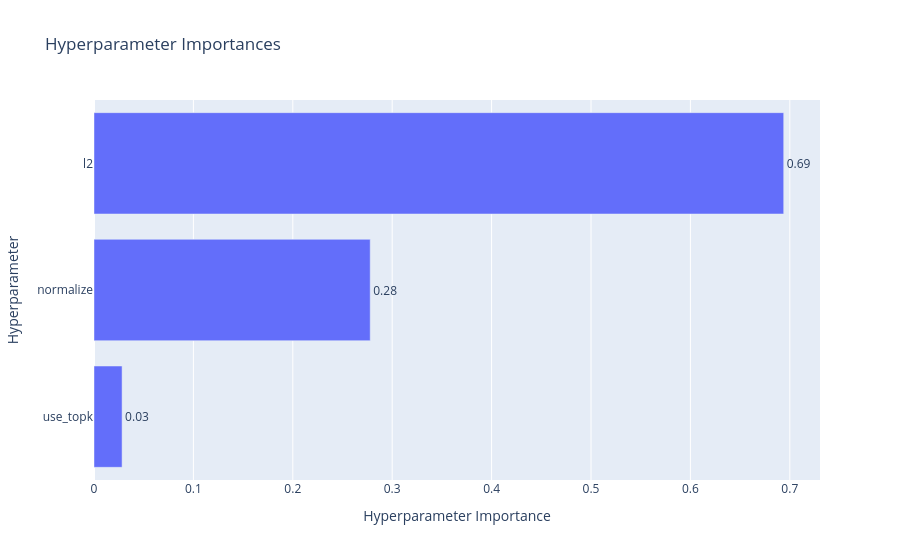

Notebook code for this chart:
### Code cell
optuna.visualization.plot_param_importances(optuna_study)

### Figure 1 — Plotly figure (JSON) as saved in the notebook; plotly's stock layout.template omitted (floating-point values rounded to 4 significant figures)
{"data": [{"cliponaxis": false, "hovertemplate": ["use_topk (CategoricalDistribution): 0.028264367648190097<extra></extra>", "normalize (CategoricalDistribution): 0.27787286639872144<extra></extra>", "l2 (FloatDistribution): 0.6938627659530886<extra></extra>"], "name": "Objective Value", "orientation": "h", "text": ["0.03", "0.28", "0.69"], "textposition": "outside", "type": "bar", "x": [0.02826, 0.2779, 0.6939], "y": ["use_topk", "normalize", "l2"]}], "layout": {"title": {"text": "Hyperparameter Importances"}, "xaxis": {"title": {"text": "Hyperparameter Importance"}}, "yaxis": {"title": {"text": "Hyperparameter"}}}}
